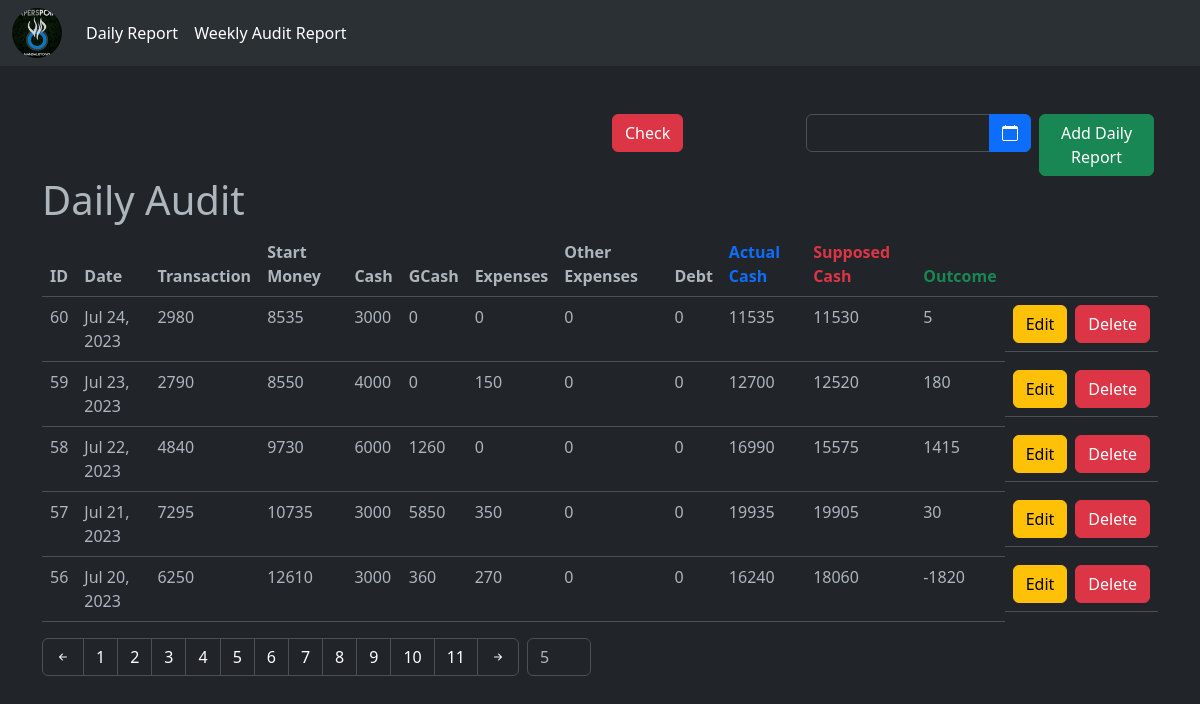
The app's page /dailyreport.php?page=3&limit=5&offset=0 with its own data.
### tables this page shows
CREATE TABLE `daily_report` (
  `id` int(11) NOT NULL AUTO_INCREMENT,
  `date` date DEFAULT NULL,
  `daily_transaction` int(11) DEFAULT NULL,
  `start_money` int(11) DEFAULT NULL,
  `cash` int(11) DEFAULT NULL,
  `gcash` int(11) DEFAULT NULL,
  `expenses` int(11) DEFAULT NULL,
  `other_expenses` int(11) DEFAULT NULL,
  `debt` int(11) DEFAULT NULL,
  `actual_cash` int(11) DEFAULT NULL,
  `supposed_cash` int(11) DEFAULT NULL,
  `outcome` int(11) DEFAULT NULL,
  `createdAt` datetime DEFAULT NULL,
  `updatedAt` datetime DEFAULT NULL,
  `status` varchar(100) DEFAULT NULL,
  PRIMARY KEY (`id`)
);

### functions/Mysqlr.php (called while the page is built, shortened)
<?php
    class Mysql {
        public $conn;
        public function __construct ($servername, $username, $password, $database) {
            $servername = "localhost";
            $username = "root";
            $password = "root";
            $database = "audit";
            $this->conn = new mysqli ($servername, $username, $password, $database);
        }
        function getAllDailyReport ($formattedDate, $limit, $offset) {
            $getAllDailyReportQuery = " select * from daily_report where date like '%$formattedDate%' order by date desc";
            $getAllDailyReportQuery .= " limit ".$limit." ";
            if ($offset != '') {
                $getAllDailyReportQuery .= " offset ".$offset." ";
            }
            $result = $this->conn->query ($getAllDailyReportQuery);
            $dailyReport = [];
            while ($row = $result->fetch_assoc()) {
                $dailyReport [] = $row;
            };
            return $dailyReport;
        }
        function getReportTotalCount() {
            $sqlQuery = "select count(id) from daily_report";
            $result = $this->conn->query($sqlQuery);
            $reportCount = [];
            while ($row = $result->fetch_assoc()) {
                $reportCount = $row;
            };
            return $reportCount;
        }
    }

### dailyreport.php (the view, shortened to what this page needs)
<?php
    include_once './layout/header.php';
    $servername = "localhost";
    $username = "root";
    $password = "root";
    $database = "audit";
    $mysqlInstance = new Mysql ($servername, $username, $password, $database);
    $page = isset ($_GET ['page']) ? $_GET ['page'] : 1;
    $searchDate = isset ($_GET ['searchDate']) ? $_GET['searchDate'] : '';
    $limit = isset ($_GET ['limit']) ? $_GET ['limit'] : 5;
    $offset = $page == 1 ? 0 : ($page - 1) * $limit;
    $formattedDate = empty ($searchDate) ? '' : date ("Y-m-d", strtotime ($searchDate));
    print_r ($searchDate);
    $dailyReportList = $mysqlInstance->getAllDailyReport($formattedDate, $limit, $offset);
    $reportCount = $mysqlInstance->getReportTotalCount();
    $numberOfPages = ceil($reportCount['count(id)'] / $limit);
?>
<section class="py-5">
    <div class="container">
        <div class="row">
            <div class="col-6"></div>
            <div class="col-2">
                    <form action="/functions/request.php" method="POST">
                        <button class="btn btn-danger">
                            Check
                        </button>
                    </form>
            </div>
            <div class="col-4 d-flex justify-content-end">
                <div class="mx-1">
                    <form action="/dailyreport.php" method="get" class = "input-group" name="datepicker" autocomplete="off">
                        <input type="text" class="form-control datepicker" name="searchDate" value="" >
                        <button type="button" value="date" class="btn btn-primary">
                            <i class="bi bi-calendar"></i>
                        </button>
                    </form>
                </div>
                <div class="mx-1 d-flex justify-content-end">
                    <button class="btn btn-success" data-bs-toggle="modal" data-bs-target="#dailyAuditModal">
                        Add Daily Report
                    </button>
                </div>
            </div>
        </div>
        <div class="row">
            <div class="col">
                <h1>Daily Audit</h1>
            </div>
        </div>
        <div class="row">
            <div class="col">
                <table class="table">
                    <thead>
                        <tr>
                            <th class="col">ID</th>
                            <th class="col">Date</th>
                            <th class="col">Transaction</th>
                            <th class="col">Start Money</th>
                            <th class="col">Cash</th>
                            <th class="col">GCash</th>
                            <th class="col">Expenses</th>
                            <th class="col">Other Expenses</th>
                            <th class="col">Debt</th>
                            <th class="col text-primary">Actual Cash</th>
                            <th class="col text-danger">Supposed Cash</th>
                            <th class="col text-success">Outcome</th>
                            <th class="col-1"></th>
                        </tr>
                    </thead>
                    <tbody>
                        <?php foreach ($dailyReportList as $key => $value): ?>
                            <tr>
                                <td><?= $value['id'] ?></td>
                                <td><?= date ("M d, Y", strtotime ($value['date'])) ?></td>
                                <td><?= $value['daily_transaction'] ?></td>
                                <td><?= $value['start_money'] ?></td>
                                <td><?= $value['cash'] ?></td>
                                <td><?= $value['gcash'] ?></td>
                                <td><?= $value['expenses'] ?></td>
                                <td><?= $value['other_expenses'] ?></td>
                                <td><?= $value['debt'] ?></td>
                                <td><?= $value['actual_cash'] ?></td>
                                <td><?= $value['supposed_cash'] ?></td>
                                <td><?= $value['outcome'] ?></td>
                                <td class="d-flex justify-content-end">
                                    <a href="/edit-report.php?id=<?= $value['id'] ?>" class="btn btn-warning me-2">Edit</a>
                                    <form action="/functions/request.php" method="POST">
                                        <button class="btn btn-danger">
                                            Delete
                                        </button>
                                    </form>
                                </td>
                            </tr>
                        <?php endforeach ?>
                    </tbody>
                </table>
            </div>
        </div>
        <div aria-label="Search Page Navigation" class="d-flex">
            <ul class="pagination">
                <il class="page-item">
                    <a href="<?= '/dailyreport.php?page='.($page - 1).'&limit='.$limit.'&offset='.$offset?>" class="text-white page-link bi bi-arrow-left-short"></a>
                </il>
                <il class="page-item d-flex">
                <?php for ($i = 0; $i < $numberOfPages; $i++): ?>
                    <a href="<?= '/dailyreport.php?page='.($i + 1).'&limit='.$limit.'&offset='.$offset?>" class="text-white page-link"><?= $i + 1 ?></a>
                <?php endfor;?>
                </il>
                <il class="page-item">
                    <a href="<?= '/dailyreport.php?page='.($page + 1).'&limit='.$limit.'&offset='.$offset?>" class="text-white page-link bi bi-arrow-right-short"></a>
                </il>
            </ul>
            <div class="px-2">
                <form action="" method ="GET">
                    <input type="text" placeholder="Limit" name="limit"class="form-control w-25" value="<?= $limit ?>">
                </form>
            </div>
        </div>
    </div>
</section>
<?php
    include_once './layout/footer.php';
?>

### assets/css/style.css (style rules this page uses)
.input-group { cursor: pointer; }

### records on screen
daily_report: id "60", date "Jul 24, 2023", daily_transaction "2980", start_money "8535", cash "3000", gcash "0", expenses "0", other_expenses "0", debt "0", actual_cash "11535", supposed_cash "11530", outcome "5"
daily_report: id "59", date "Jul 23, 2023", daily_transaction "2790", start_money "8550", cash "4000", gcash "0", expenses "150", other_expenses "0", debt "0", actual_cash "12700", supposed_cash "12520", outcome "180"
daily_report: id "58", date "Jul 22, 2023", daily_transaction "4840", start_money "9730", cash "6000", gcash "1260", expenses "0", other_expenses "0", debt "0", actual_cash "16990", supposed_cash "15575", outcome "1415"
daily_report: id "57", date "Jul 21, 2023", daily_transaction "7295", start_money "10735", cash "3000", gcash "5850", expenses "350", other_expenses "0", debt "0", actual_cash "19935", supposed_cash "19905", outcome "30"
daily_report: id "56", date "Jul 20, 2023", daily_transaction "6250", start_money "12610", cash "3000", gcash "360", expenses "270", other_expenses "0", debt "0", actual_cash "16240", supposed_cash "18060", outcome "-1820"
